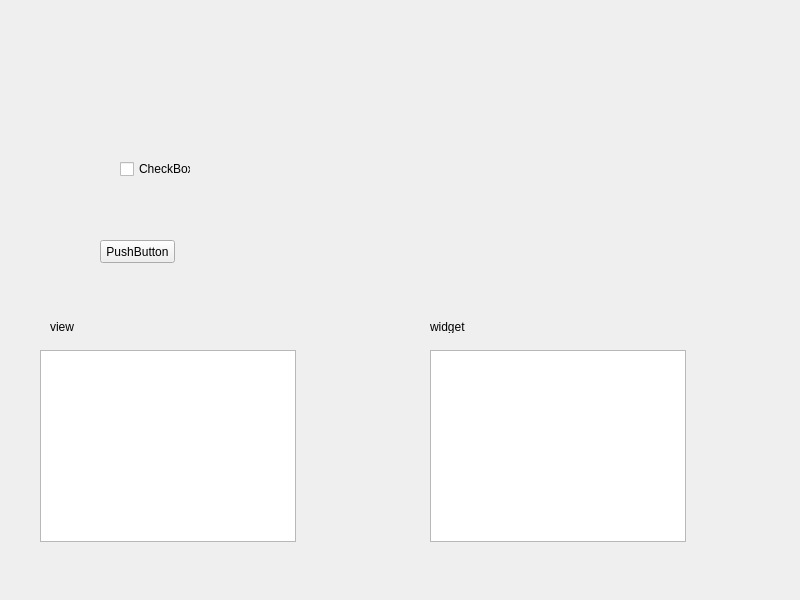
<?xml version="1.0" encoding="UTF-8"?>
<ui version="4.0">
 <class>MainWindow</class>
 <widget class="QMainWindow" name="MainWindow">
  <property name="geometry">
   <rect>
    <x>0</x>
    <y>0</y>
    <width>800</width>
    <height>600</height>
   </rect>
  </property>
  <property name="windowTitle">
   <string>MainWindow</string>
  </property>
  <widget class="QWidget" name="centralwidget">
   <widget class="QPushButton" name="pushButton">
    <property name="geometry">
     <rect>
      <x>100</x>
      <y>240</y>
      <width>75</width>
      <height>23</height>
     </rect>
    </property>
    <property name="text">
     <string>PushButton</string>
    </property>
   </widget>
   <widget class="QCheckBox" name="checkBox">
    <property name="geometry">
     <rect>
      <x>120</x>
      <y>160</y>
      <width>71</width>
      <height>18</height>
     </rect>
    </property>
    <property name="text">
     <string>CheckBox</string>
    </property>
   </widget>
   <widget class="QListWidget" name="listWidget">
    <property name="geometry">
     <rect>
      <x>430</x>
      <y>350</y>
      <width>256</width>
      <height>192</height>
     </rect>
    </property>
   </widget>
   <widget class="QLabel" name="label">
    <property name="geometry">
     <rect>
      <x>430</x>
      <y>320</y>
      <width>46</width>
      <height>13</height>
     </rect>
    </property>
    <property name="text">
     <string>widget</string>
    </property>
   </widget>
   <widget class="QListView" name="listView">
    <property name="geometry">
     <rect>
      <x>40</x>
      <y>350</y>
      <width>256</width>
      <height>192</height>
     </rect>
    </property>
   </widget>
   <widget class="QLabel" name="label_2">
    <property name="geometry">
     <rect>
      <x>50</x>
      <y>320</y>
      <width>46</width>
      <height>13</height>
     </rect>
    </property>
    <property name="text">
     <string>view</string>
    </property>
   </widget>
  </widget>
 </widget>
 <resources/>
 <connections/>
</ui>
